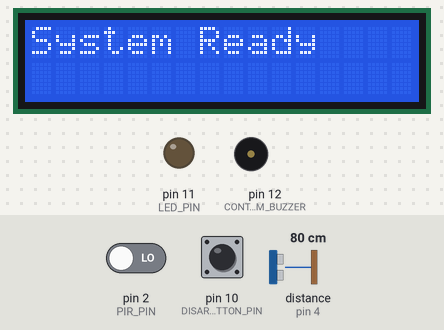
Bench run of a sketch on a simulated Arduino Uno, built with avr-gcc and run on an emulated ATmega328P. On the bench: 16×2 character LCD, output pins drawn as LEDs (lit = HIGH), buzzer (waves = sounding, pin HIGH). Wiring (inferred from the names in the program): ultrasonic range finder: trigger pin 3; echo pin 4. Dashed ring = blinking. The inputs (shaded band) are chosen by the test bench; at power-on: distance to the obstacle (sensor on pin 4) 80 cm, pin 10 (DISARM_BUTTON_PIN) HIGH, pin 2 (PIR_PIN) LOW. The echo pulse lasts 58.3 µs per cm; pins used as bus, display or sensor lines are not drawn; what the sketch prints to the serial monitor is not drawn.

Above: at 1.2 s.
1.3 s: distance to the obstacle (sensor on pin 4) set to 40 cm
2.8 s: distance to the obstacle (sensor on pin 4) set to 31 cm
At 3.13 s:
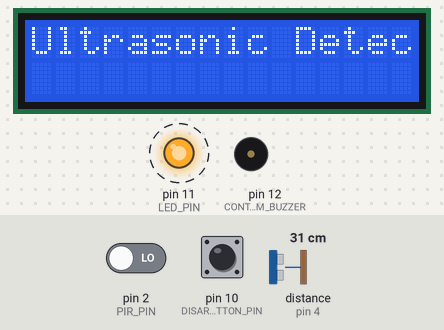
4.6 s: pin 10 (DISARM_BUTTON_PIN) pulled LOW for 1 s
At 4.86 s:
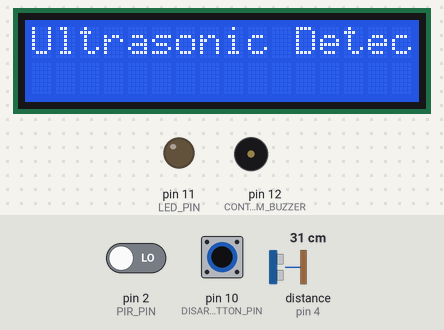
At 6.0 s:
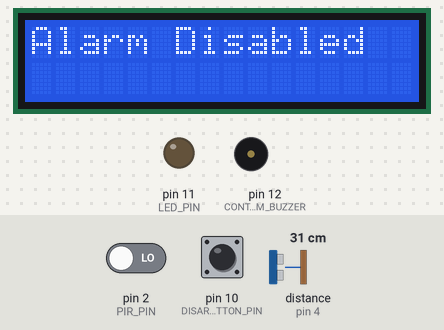
Timing chart, 0 to 7.6 s (numbered marks = the images above; inputs shaded):
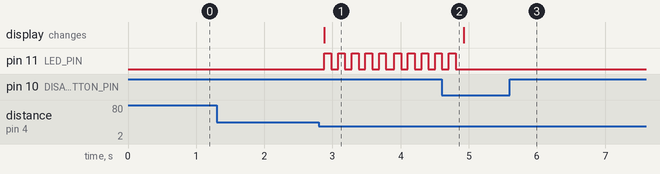

Measured:
- the behaviour switches between 36 and 35 cm on distance to the obstacle (sensor on pin 4) (found by bisection; images 0 and 1)
- after the input at 1.3 s, every drawn part: stays the same
- after the input at 2.8 s, pin 11 (LED_PIN): alternates HIGH for 0.10 s and LOW for 0.10 s, starting after 0.08 s; the display: changes after 0.08 s (image 1)
- after the input at 4.6 s, pin 11 (LED_PIN): goes on until 4.8 s, then stays LOW

The sketch:

alarm_detection__system.ino
```cpp
#include <LiquidCrystal_I2C.h>   // I2C LCD library

// Pins
const int PIR_PIN = 2;          // Motion detector sensor pin
const int TRIG_PIN = 3;         // Ultrasonic sensor trigger pin
const int ECHO_PIN = 4;         // Ultrasonic sensor echo pin
const int LED_PIN = 11;         // LED in detection area (replacing the buzzer)
const int CONTROL_ROOM_BUZZER = 12; // Buzzer in control room
const int DISARM_BUTTON_PIN = 10;   // Push button to disarm

// LCD I2C address and dimensions
LiquidCrystal_I2C lcd(0x27, 16, 2); // Set the I2C address of the LCD, modify if needed

// Variables
int pirStateCurrent = LOW;       // Current state of motion detector pin
int pirStatePrevious = LOW;      // Previous state of motion detector pin
unsigned long prevTime = 0;      // Time tracking
unsigned long lastDetectionTime = 0; // Time of the last detection
bool isOn = false;               // Alarm status
bool alarmDisabled = false;      // Alarm disable status
const long ULTRASONIC_THRESHOLD = 35; // Threshold distance in cm
const unsigned long resetDelay = 5000; // Time to reset LCD (5 seconds)

void setup() {
  Serial.begin(9600);           // Initialize serial communication

  pinMode(PIR_PIN, INPUT);             // Set motion detector pin to input
  pinMode(TRIG_PIN, OUTPUT);           // Set ultrasonic trigger pin to output
  pinMode(ECHO_PIN, INPUT);            // Set ultrasonic echo pin to input
  pinMode(LED_PIN, OUTPUT);            // Set LED pin to output (replacing the buzzer)
  pinMode(CONTROL_ROOM_BUZZER, OUTPUT);// Set control room buzzer pin to output
  pinMode(DISARM_BUTTON_PIN, INPUT_PULLUP); // Set push button pin to input with pull-up

  lcd.init();                   // Initialize the LCD
  lcd.backlight();              // Turn on the LCD backlight
  lcd.print("System Ready");    // Display initial message
  Serial.println("System Ready");
}

long readUltrasonicDistance() {
  digitalWrite(TRIG_PIN, LOW);
  delayMicroseconds(2);
  digitalWrite(TRIG_PIN, HIGH);
  delayMicroseconds(10);
  digitalWrite(TRIG_PIN, LOW);
  long duration = pulseIn(ECHO_PIN, HIGH);
  long distance = duration * 0.034 / 2; // Calculate distance in cm
  Serial.print("Ultrasonic Distance: ");
  Serial.println(distance);
  return distance;
}

void blinkLED(int count, int delayTime) {
  for (int i = 0; i < count; i++) {
    digitalWrite(LED_PIN, HIGH);
    delay(delayTime);
    digitalWrite(LED_PIN, LOW);
    delay(delayTime);
  }
}

void loop() {
  pirStatePrevious = pirStateCurrent; // Store old state
  pirStateCurrent = digitalRead(PIR_PIN); // Read new state
  unsigned long currentTime = millis();

  // Disarm button check
  if (digitalRead(DISARM_BUTTON_PIN) == LOW) {
    alarmDisabled = true;
    isOn = false;
    digitalWrite(LED_PIN, LOW);
    digitalWrite(CONTROL_ROOM_BUZZER, LOW);
    lcd.clear();
    lcd.print("Alarm Disabled");
    Serial.println("Alarm Disabled");
    delay(500); // Reduced delay for quick reactivation
  }

  // Motion detection logic
  if (!alarmDisabled) {
    // Detect motion with PIR and check ultrasonic distance
    long distance = readUltrasonicDistance();
    if (pirStatePrevious == LOW && pirStateCurrent == HIGH) {
      Serial.println("Motion detected by PIR!");
      lcd.clear();
      lcd.print("PIR Motion Detected!");
      blinkLED(3, 200);  // Blink 3 times quickly for PIR detection
      isOn = true;
      lastDetectionTime = currentTime;
    }

    if (pirStatePrevious == HIGH && pirStateCurrent == LOW) {
      Serial.println("Motion stopped by PIR!");
    }

    // Check ultrasonic sensor independently for closer objects
    if (distance < ULTRASONIC_THRESHOLD && !alarmDisabled) {
      Serial.println("Ultrasonic sensor triggered!");
      lcd.clear();
      lcd.print("Ultrasonic Detected!");
      blinkLED(5, 100);  // Blink 5 times quickly for ultrasonic detection
      isOn = true;
      lastDetectionTime = currentTime;
    }

    if (currentTime - prevTime >= 10000) {
      if (isOn) {
        digitalWrite(LED_PIN, LOW);
        digitalWrite(CONTROL_ROOM_BUZZER, LOW);
        Serial.println("Stop LED and buzzer");
        isOn = false;
      }
      prevTime = currentTime;
    }

    // Reset LCD if no motion or ultrasonic detection for a period
    if (currentTime - lastDetectionTime >= resetDelay) {
      lcd.clear();
      lcd.print("System Ready");
    }
  }
}
```
